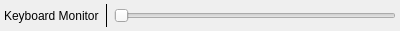
<?xml version="1.0" encoding="UTF-8"?>
<ui version="4.0">
 <class>KeyboardDockTitleWidget</class>
 <widget class="QWidget" name="KeyboardDockTitleWidget">
  <property name="geometry">
   <rect>
    <x>0</x>
    <y>0</y>
    <width>400</width>
    <height>31</height>
   </rect>
  </property>
  <property name="windowTitle">
   <string notr="true"/>
  </property>
  <layout class="QHBoxLayout" name="horizontalLayout">
   <property name="spacing">
    <number>-1</number>
   </property>
   <property name="margin">
    <number>4</number>
   </property>
   <item>
    <widget class="QLabel" name="label">
     <property name="text">
      <string>Keyboard Monitor</string>
     </property>
    </widget>
   </item>
   <item>
    <widget class="KSeparator" name="kseparator">
     <property name="frameShape">
      <enum>QFrame::VLine</enum>
     </property>
    </widget>
   </item>
   <item>
    <widget class="QSlider" name="sizeSlider">
     <property name="minimum">
      <number>36</number>
     </property>
     <property name="maximum">
      <number>150</number>
     </property>
     <property name="orientation">
      <enum>Qt::Horizontal</enum>
     </property>
    </widget>
   </item>
  </layout>
 </widget>
 <customwidgets>
  <customwidget>
   <class>KSeparator</class>
   <extends>QFrame</extends>
   <header>kseparator.h</header>
  </customwidget>
 </customwidgets>
 <resources/>
 <connections/>
</ui>
